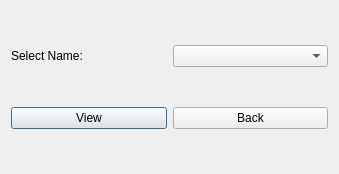
<?xml version="1.0" encoding="UTF-8"?>
<ui version="4.0">
 <class>ViewForm</class>
 <widget class="QDialog" name="ViewForm">
  <property name="geometry">
   <rect>
    <x>0</x>
    <y>0</y>
    <width>339</width>
    <height>174</height>
   </rect>
  </property>
  <property name="windowTitle">
   <string>Dialog</string>
  </property>
  <layout class="QVBoxLayout" name="verticalLayout">
   <item>
    <layout class="QHBoxLayout" name="horizontalLayout">
     <item>
      <widget class="QLabel" name="label_select">
       <property name="text">
        <string>Select Name:</string>
       </property>
      </widget>
     </item>
     <item>
      <widget class="QComboBox" name="comboBox_objects"/>
     </item>
    </layout>
   </item>
   <item>
    <layout class="QHBoxLayout" name="horizontalLayout_2">
     <item>
      <widget class="QPushButton" name="pushButton_view">
       <property name="text">
        <string>View</string>
       </property>
      </widget>
     </item>
     <item>
      <widget class="QPushButton" name="pushButton_back">
       <property name="text">
        <string>Back</string>
       </property>
      </widget>
     </item>
    </layout>
   </item>
  </layout>
 </widget>
 <resources/>
 <connections/>
</ui>
